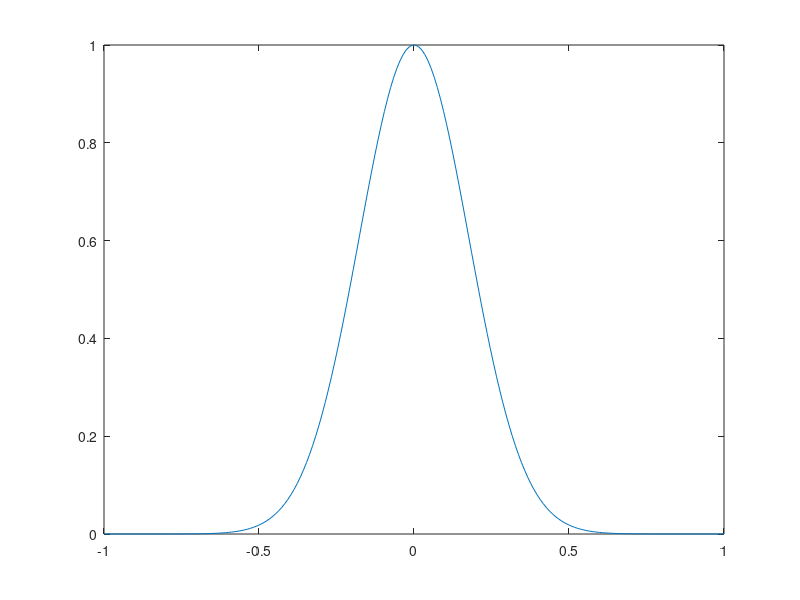
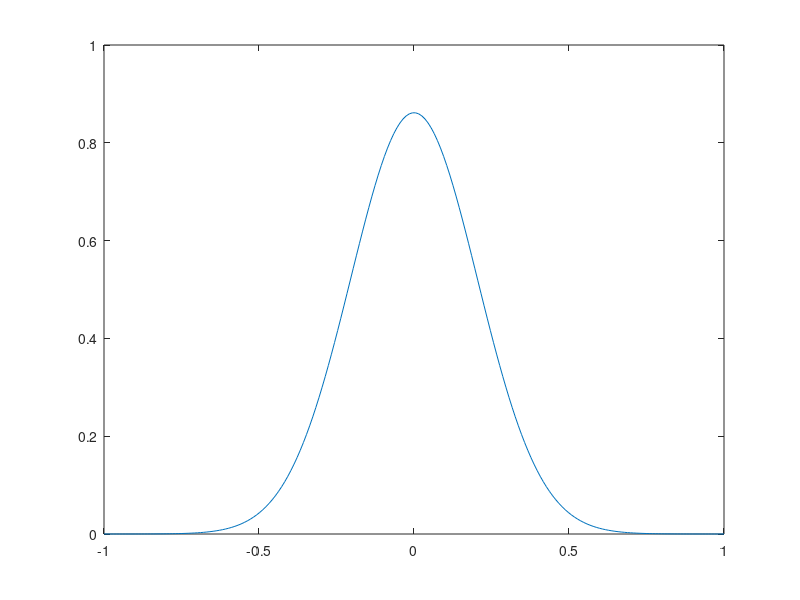
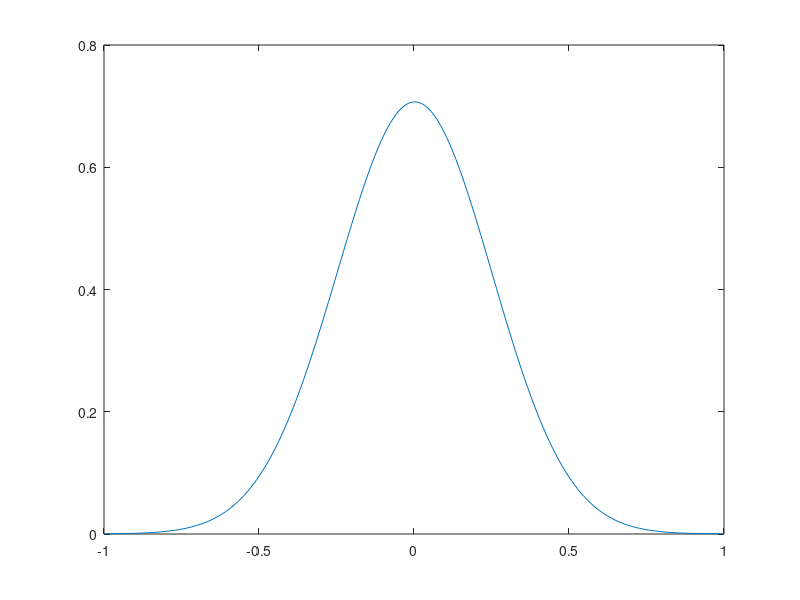
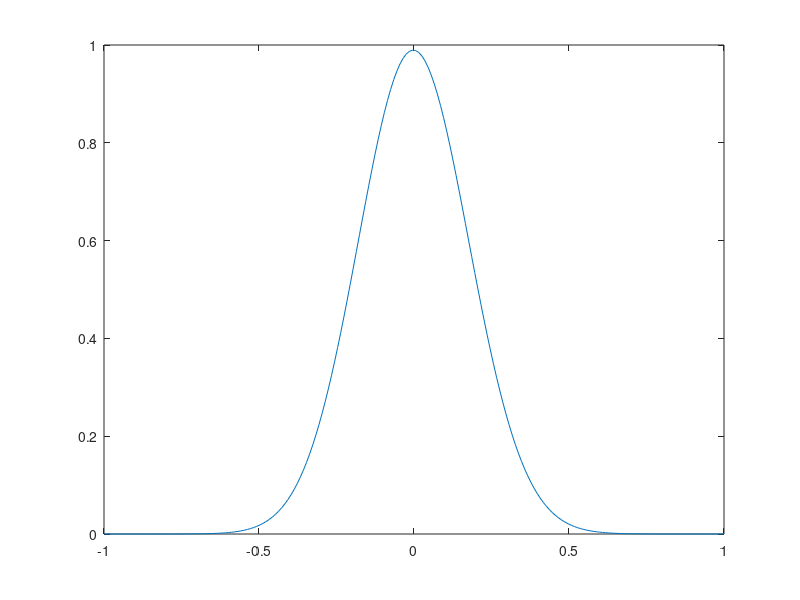

These figures' MATLAB source, in order:
y = [];
x = linspace(-1,1,200);

for i = 1:numel(x)
    y(i) = exp(-(4*x(i))^2);
end

ftbs = [9.39E-06	9.92E-06	1.10E-05	1.27E-05	1.51E-05	1.83E-05	2.24E-05	2.76E-05	3.42E-05	4.23E-05	5.25E-05	6.50E-05	8.03E-05	9.91E-05	0.000122067	0.00014997	0.000183827	0.000224797	0.000274244	0.000333765	0.000405225	0.000490797	0.000593001	0.000714752	0.000859413	0.00103085	0.00123348	0.00147237	0.00175326	0.00208268	0.00246799	0.00291749	0.00344051	0.00404745	0.00474991	0.00556078	0.00649429	0.00756614	0.00879351	0.0101952	0.0117917	0.0136052	0.0156595	0.0179803	0.020595	0.0235328	0.0268246	0.0305027	0.034601	0.039155	0.0442009	0.0497763	0.0559191	0.0626678	0.0700609	0.0781365	0.0869317	0.0964828	0.106824	0.117987	0.130001	0.142891	0.156679	0.171381	0.18701	0.203569	0.221058	0.239468	0.258783	0.278978	0.300022	0.321872	0.344477	0.367778	0.391703	0.416175	0.441105	0.466397	0.491945	0.517637	0.543352	0.568963	0.594339	0.619345	0.64384	0.667683	0.690734	0.71285	0.733894	0.753731	0.772229	0.789267	0.804728	0.818505	0.830504	0.840639	0.848837	0.855041	0.859206	0.861301	0.861312	0.859237	0.855093	0.848909	0.84073	0.830615	0.818634	0.804874	0.789429	0.772407	0.753922	0.734099	0.713066	0.69096	0.667918	0.644082	0.619592	0.594591	0.569218	0.543608	0.517894	0.492202	0.466652	0.441357	0.416422	0.391945	0.368014	0.344707	0.322095	0.300237	0.279185	0.25898	0.239656	0.221237	0.203739	0.187171	0.171533	0.156821	0.143024	0.130125	0.118103	0.106931	0.0965822	0.0870235	0.0782208	0.0701382	0.0627385	0.0559835	0.0498348	0.044254	0.0392029	0.0346442	0.0305415	0.0268594	0.0235639	0.0206227	0.0180049	0.0156813	0.0136245	0.0118088	0.0102102	0.00880664	0.00757761	0.0065043	0.00556948	0.00475746	0.00405398	0.00344614	0.00292234	0.00247215	0.00208624	0.0017563	0.00147496	0.00123568	0.00103271	0.000860988	0.000716079	0.000594116	0.000491732	0.000406007	0.000334417	0.000274786	0.000225247	0.000184199	0.000150278	0.00012232	9.93E-05	8.05E-05	6.51E-05	5.26E-05	4.24E-05	3.42E-05	2.77E-05	2.24E-05	1.83E-05	1.51E-05	1.27E-05	1.10E-05	9.93E-06	9.39E-06];
ftfs = [1.58E+104	-1.58E+104	1.56E+104	-1.53E+104	1.49E+104	-1.43E+104	1.37E+104	-1.31E+104	1.25E+104	-1.19E+104	1.13E+104	-1.08E+104	1.03E+104	-9.98E+103	9.69E+103	-9.45E+103	9.27E+103	-9.12E+103	8.98E+103	-8.84E+103	8.68E+103	-8.48E+103	8.24E+103	-7.95E+103	7.61E+103	-7.21E+103	6.76E+103	-6.27E+103	5.76E+103	-5.23E+103	4.70E+103	-4.17E+103	3.68E+103	-3.21E+103	2.78E+103	-2.39E+103	2.05E+103	-1.76E+103	1.51E+103	-1.30E+103	1.13E+103	-1.01E+103	9.36E+102	-9.35E+102	1.04E+103	-1.34E+103	1.96E+103	-3.16E+103	5.35E+103	-9.27E+103	1.62E+104	-2.82E+104	4.87E+104	-8.33E+104	1.41E+105	-2.37E+105	3.92E+105	-6.43E+105	1.04E+106	-1.67E+106	2.64E+106	-4.14E+106	6.40E+106	-9.78E+106	1.48E+107	-2.21E+107	3.25E+107	-4.74E+107	6.82E+107	-9.69E+107	1.36E+108	-1.88E+108	2.58E+108	-3.48E+108	4.64E+108	-6.11E+108	7.92E+108	-1.01E+109	1.28E+109	-1.59E+109	1.95E+109	-2.36E+109	2.81E+109	-3.29E+109	3.79E+109	-4.30E+109	4.78E+109	-5.22E+109	5.58E+109	-5.84E+109	5.97E+109	-5.93E+109	5.71E+109	-5.28E+109	4.65E+109	-3.82E+109	2.80E+109	-1.62E+109	3.23E+108	1.05E+109	-2.45E+109	3.82E+109	-5.10E+109	6.24E+109	-7.20E+109	7.95E+109	-8.47E+109	8.75E+109	-8.80E+109	8.63E+109	-8.27E+109	7.76E+109	-7.13E+109	6.42E+109	-5.67E+109	4.92E+109	-4.19E+109	3.50E+109	-2.87E+109	2.32E+109	-1.83E+109	1.43E+109	-1.09E+109	8.18E+108	-6.03E+108	4.37E+108	-3.11E+108	2.18E+108	-1.49E+108	1.01E+108	-6.67E+107	4.33E+107	-2.76E+107	1.73E+107	-1.06E+107	6.42E+106	-3.80E+106	2.20E+106	-1.25E+106	6.99E+105	-3.82E+105	2.05E+105	-1.08E+105	5.55E+104	-2.81E+104	1.41E+104	-7.05E+103	3.61E+103	-1.97E+103	1.23E+103	-9.02E+102	7.71E+102	-7.23E+102	7.05E+102	-6.94E+102	6.77E+102	-6.48E+102	6.04E+102	-5.42E+102	4.62E+102	-3.63E+102	2.44E+102	-1.06E+102	-4.97E+101	2.23E+102	-4.10E+102	6.09E+102	-8.17E+102	1.03E+103	-1.24E+103	1.45E+103	-1.65E+103	1.83E+103	-2.00E+103	2.15E+103	-2.28E+103	2.40E+103	-2.50E+103	2.60E+103	-2.71E+103	2.83E+103	-2.99E+103	3.20E+103	-3.47E+103	3.83E+103	-4.28E+103	4.83E+103	-5.50E+103	6.27E+103	-7.14E+103	8.09E+103	-9.10E+103	1.01E+104	-1.12E+104	1.22E+104	-1.31E+104	1.40E+104	-1.47E+104	1.52E+104	-1.56E+104];
lax_fried = [0.000410357	0.000429661	0.000459401	0.000500042	0.000552237	0.000616834	0.000694885	0.000787652	0.000896617	0.0010235	0.00117027	0.00133914	0.00153264	0.00175358	0.00200507	0.00229059	0.00261396	0.00297941	0.00339155	0.00385543	0.00437655	0.00496092	0.00561501	0.00634583	0.00716095	0.0080685	0.00907717	0.0101963	0.0114358	0.0128062	0.0143186	0.015985	0.0178176	0.0198296	0.0220345	0.0244466	0.0270806	0.0299517	0.0330756	0.0364685	0.0401468	0.0441272	0.0484264	0.0530616	0.0580495	0.063407	0.0691505	0.0752961	0.0818595	0.0888553	0.0962977	0.1042	0.112573	0.121427	0.130772	0.140614	0.150959	0.161809	0.173165	0.185025	0.197385	0.210238	0.223573	0.237377	0.251635	0.266325	0.281425	0.29691	0.312748	0.328906	0.345349	0.362036	0.378924	0.395967	0.413116	0.430319	0.447521	0.464665	0.481694	0.498546	0.51516	0.531473	0.547422	0.562943	0.577972	0.592447	0.606305	0.619487	0.631934	0.643589	0.6544	0.664316	0.67329	0.68128	0.688246	0.694156	0.698978	0.702691	0.705273	0.706713	0.707001	0.706137	0.704122	0.700966	0.696683	0.691294	0.684824	0.677302	0.668764	0.65925	0.648804	0.637474	0.625311	0.612369	0.598708	0.584385	0.569464	0.554006	0.538077	0.521742	0.505064	0.488108	0.47094	0.45362	0.436212	0.418773	0.401363	0.384035	0.366843	0.349836	0.333059	0.316558	0.30037	0.284533	0.269079	0.254037	0.239434	0.22529	0.211626	0.198456	0.185792	0.173642	0.162013	0.150908	0.140326	0.130265	0.120721	0.111687	0.103153	0.0951093	0.0875439	0.0804432	0.0737925	0.0675763	0.0617782	0.0563811	0.0513676	0.0467199	0.0424199	0.0384497	0.0347913	0.031427	0.0283392	0.0255109	0.0229253	0.0205663	0.0184183	0.0164662	0.0146956	0.0130928	0.0116447	0.0103389	0.00916379	0.00810828	0.00716208	0.00631553	0.00555964	0.00488605	0.00428701	0.00375536	0.00328452	0.00286844	0.0025016	0.00217894	0.00189588	0.00164826	0.00143234	0.00124474	0.00108247	0.000942827	0.000823458	0.000722283	0.000637495	0.000567544	0.000511118	0.000467133	0.000434718	0.000413208	0.000402131	0.000401212];
lax_wend = [1.79E-07	1.60E-07	1.61E-07	1.82E-07	2.26E-07	2.97E-07	4.01E-07	5.47E-07	7.51E-07	1.03E-06	1.41E-06	1.92E-06	2.61E-06	3.53E-06	4.75E-06	6.38E-06	8.54E-06	1.14E-05	1.51E-05	2.00E-05	2.63E-05	3.45E-05	4.52E-05	5.88E-05	7.63E-05	9.87E-05	0.000127052	0.000163013	0.000208373	0.000265368	0.000336704	0.000425642	0.000536094	0.000672734	0.000841116	0.00104781	0.00130056	0.00160841	0.00198196	0.00243345	0.00297706	0.00362904	0.00440798	0.00533501	0.00643404	0.00773191	0.0092587	0.0110478	0.0131362	0.0155644	0.0183769	0.0216216	0.0253505	0.0296189	0.0344858	0.0400131	0.0462659	0.0533111	0.0612175	0.070055	0.0798934	0.0908017	0.102847	0.116093	0.1306	0.146421	0.163603	0.182183	0.202189	0.223636	0.246528	0.270851	0.296579	0.323665	0.352048	0.381645	0.412357	0.444063	0.476624	0.509882	0.543663	0.577774	0.612008	0.646143	0.679949	0.713184	0.745604	0.776957	0.806996	0.835475	0.862156	0.886809	0.90922	0.929191	0.946542	0.961117	0.972783	0.981435	0.986995	0.989415	0.988676	0.984791	0.977801	0.967776	0.954817	0.939047	0.920618	0.8997	0.876485	0.851181	0.824008	0.795198	0.764989	0.733624	0.701344	0.668392	0.635001	0.601399	0.567804	0.534421	0.50144	0.469038	0.437371	0.406583	0.376795	0.348113	0.320625	0.2944	0.269489	0.24593	0.223743	0.202935	0.1835	0.165419	0.148666	0.133202	0.118984	0.105961	0.0940771	0.0832727	0.0734861	0.0646536	0.0567108	0.0495938	0.0432392	0.0375854	0.0325726	0.0281436	0.0242439	0.0208219	0.0178294	0.0152213	0.0129559	0.0109948	0.00930266	0.00784753	0.00660032	0.00553482	0.00462755	0.00385753	0.0032061	0.0026568	0.0021951	0.00180827	0.00148521	0.00121628	0.000993103	0.000808492	0.000656264	0.000531134	0.000428602	0.00034485	0.000276652	0.000221291	0.000176491	0.000140347	0.000111278	8.80E-05	6.93E-05	5.45E-05	4.27E-05	3.34E-05	2.60E-05	2.02E-05	1.57E-05	1.21E-05	9.33E-06	7.17E-06	5.48E-06	4.18E-06	3.17E-06	2.39E-06	1.80E-06	1.34E-06	9.92E-07	7.30E-07	5.35E-07	3.92E-07	2.91E-07	2.22E-07];
upwind = [9.39E-06	9.92E-06	1.10E-05	1.27E-05	1.51E-05	1.83E-05	2.24E-05	2.76E-05	3.42E-05	4.23E-05	5.25E-05	6.50E-05	8.03E-05	9.91E-05	0.000122067	0.00014997	0.000183827	0.000224797	0.000274244	0.000333765	0.000405225	0.000490797	0.000593001	0.000714752	0.000859413	0.00103085	0.00123348	0.00147237	0.00175326	0.00208268	0.00246799	0.00291749	0.00344051	0.00404745	0.00474991	0.00556078	0.00649429	0.00756614	0.00879351	0.0101952	0.0117917	0.0136052	0.0156595	0.0179803	0.020595	0.0235328	0.0268246	0.0305027	0.034601	0.039155	0.0442009	0.0497763	0.0559191	0.0626678	0.0700609	0.0781365	0.0869317	0.0964828	0.106824	0.117987	0.130001	0.142891	0.156679	0.171381	0.18701	0.203569	0.221058	0.239468	0.258783	0.278978	0.300022	0.321872	0.344477	0.367778	0.391703	0.416175	0.441105	0.466397	0.491945	0.517637	0.543352	0.568963	0.594339	0.619345	0.64384	0.667683	0.690734	0.71285	0.733894	0.753731	0.772229	0.789267	0.804728	0.818505	0.830504	0.840639	0.848837	0.855041	0.859206	0.861301	0.861312	0.859237	0.855093	0.848909	0.84073	0.830615	0.818634	0.804874	0.789429	0.772407	0.753922	0.734099	0.713066	0.69096	0.667918	0.644082	0.619592	0.594591	0.569218	0.543608	0.517894	0.492202	0.466652	0.441357	0.416422	0.391945	0.368014	0.344707	0.322095	0.300237	0.279185	0.25898	0.239656	0.221237	0.203739	0.187171	0.171533	0.156821	0.143024	0.130125	0.118103	0.106931	0.0965822	0.0870235	0.0782208	0.0701382	0.0627385	0.0559835	0.0498348	0.044254	0.0392029	0.0346442	0.0305415	0.0268594	0.0235639	0.0206227	0.0180049	0.0156813	0.0136245	0.0118088	0.0102102	0.00880664	0.00757761	0.0065043	0.00556948	0.00475746	0.00405398	0.00344614	0.00292234	0.00247215	0.00208624	0.0017563	0.00147496	0.00123568	0.00103271	0.000860988	0.000716079	0.000594116	0.000491732	0.000406007	0.000334417	0.000274786	0.000225247	0.000184199	0.000150278	0.00012232	9.93E-05	8.05E-05	6.51E-05	5.26E-05	4.24E-05	3.42E-05	2.77E-05	2.24E-05	1.83E-05	1.51E-05	1.27E-05	1.10E-05	9.93E-06	9.39E-06];

figure(1)
plot(x,y);
figure(2)
plot(x,ftbs)
figure(3)
plot(x,ftfs)
figure(4)
plot(x,lax_fried)
figure(5)
plot(x,lax_wend)
figure(6)
plot(x,upwind)